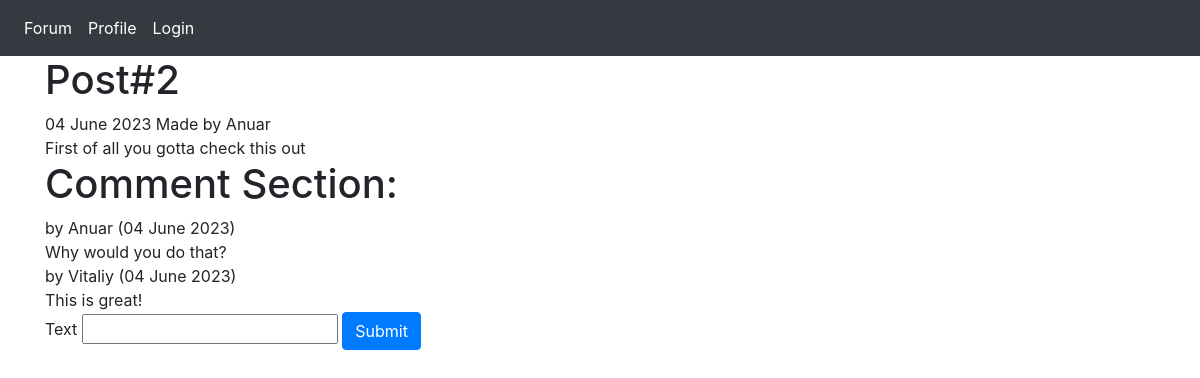
Page /Forum/2 (signed in) on the committed database.
### app.py (models this page shows, shortened)
class Post(db.Model):
    id = db.Column(db.Integer, primary_key=True)
    title = db.Column(db.String(60), nullable=False)
    text = db.Column(db.String(1000), nullable=False)
    author = db.Column(db.String(100), nullable=False)
    timestamp = db.Column(db.DateTime, default=datetime.utcnow)
    user_id = db.Column(db.Integer, db.ForeignKey('user.id'))
    comments = db.relationship('Comment', backref='post')
    def __repr__(self):
        user = User.query.get(self.user_id)
        return f"Made by {user.username}"
    def showtime(self):
        formatted_timestamp = self.timestamp.strftime("%d %B %Y")
        return f"{formatted_timestamp}"

class User(UserMixin, db.Model):
    id = db.Column(db.Integer, primary_key=True)
    username = db.Column(db.String(100), unique=True, nullable=False)
    password = db.Column(db.String(200), nullable=False)
    note = db.relationship('Note', backref='user') # One to many
    comments = db.relationship('Comment', backref='user')
    posts = db.relationship('Post', backref='user')

class Comment(db.Model):
    id = db.Column(db.Integer, primary_key=True)
    user_id = db.Column(db.Integer, db.ForeignKey('user.id'))
    post_id = db.Column(db.Integer, db.ForeignKey('post.id'))
    text = db.Column(db.String(1000), nullable=False)
    timestamp = db.Column(db.DateTime, default=datetime.utcnow)
    def __repr__(self):
        user = User.query.get(self.user_id)
        formatted_timestamp = self.timestamp.strftime("%d %B %Y")
        return f"by {user.username} ({formatted_timestamp})"

### app.py (the view)
@app.route('/Forum/<ID_POST>', methods=["GET", "POST"])
@login_required
def blog(ID_POST):
    comment_form = NoteForm()
    current_post = Post.query.filter_by(id=ID_POST).first()
    comment_list = current_post.comments
    if comment_form.validate_on_submit():
        new_comment = Comment(text=comment_form.text.data, user_id=current_user.id, post_id=ID_POST)
        db.session.add(new_comment)
        db.session.commit()
        return redirect(url_for('blog', ID_POST=ID_POST))
    return render_template("topic.html", current_post=current_post, form=comment_form, comment_list=comment_list)

### app.py
class NoteForm(FlaskForm):
    text = StringField("Text", validators=[DataRequired()])
    submit = SubmitField("Submit", render_kw={'class' : 'btn btn-primary'})

### app.py (called while the page is built)
@login_manager.user_loader
def load_user(user_id):
    return User.query.get(int(user_id))

### templates/topic.html (shortened to what this page needs)
<html>
  <head>
    <link rel="stylesheet" href="{{url_for('static', filename='bootstrap/bootstrap.min.css')}}">
  </head>
  <body>
    <nav class="navbar navbar-expand-lg navbar-dark bg-dark">
      <div class="collapse navbar-collapse" id="navbarNav">
        <ul class="navbar-nav">
          <li class="nav-time active">
            <a href="/Forum" class="nav-link">Forum</a>
          </li>
          <li class="nav-time active">
            <a href="/profile" class="nav-link">Profile</a>
          </li>
          <li class="nav-time active">
            <a href="/login" class="nav-link">Login</a>
          </li>
        </ul>
      </div>
    </nav>
    <div class="container">
        <h1> {{ current_post.title}} </h1>
        {{current_post.showtime()}}
        {{ current_post}}
        <br>
        {{ current_post.text }}
        <br>
        <h1> Comment Section: </h1>
        {% for i in comment_list %}
          {{ i }}
          <br>
          {{ i.text }}
          <br>
        {% endfor %}
        <form method="POST">
          {{ form.text.label }}
          {{ form.text() }}
          {{ form.submit() }}
        </form>
    </div>
  </body>
</html>

### rows in the picture
Post: title "Post#2", showtime "04 June 2023", user.username "Made by Anuar", text "First of all you gotta check this out"
Comment: user+timestamp "by Anuar (04 June 2023)", text "Why would you do that?"
Comment: user+timestamp "by Vitaliy (04 June 2023)", text "This is great!"
